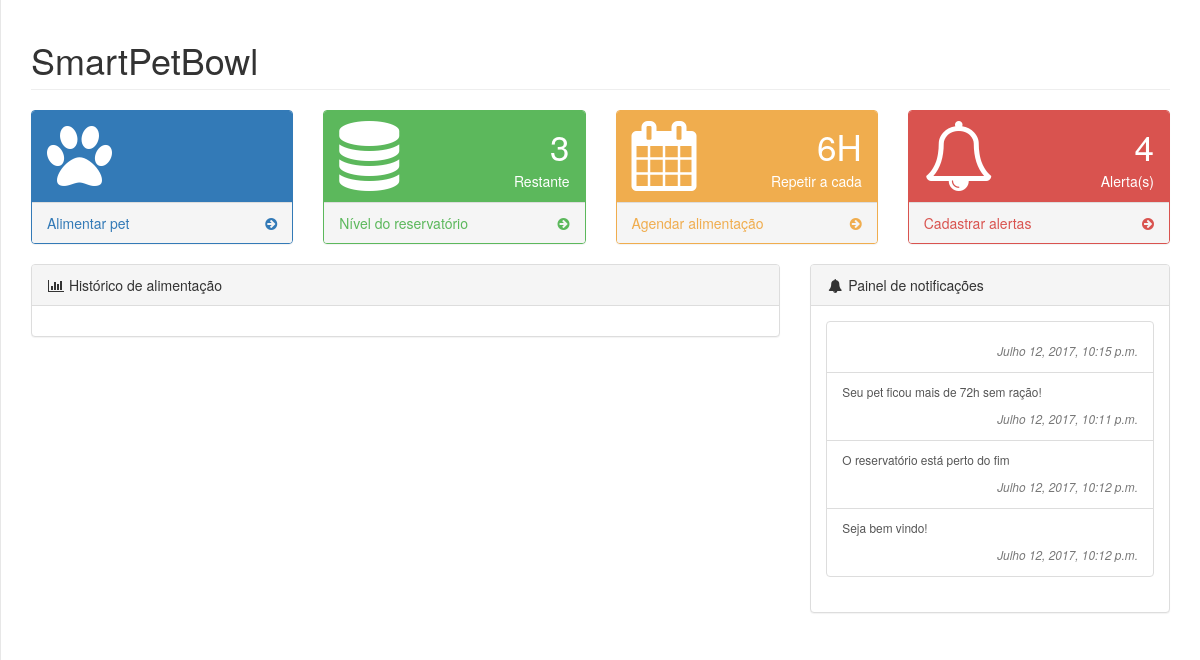
/, run on an earlier commit of the app's database.
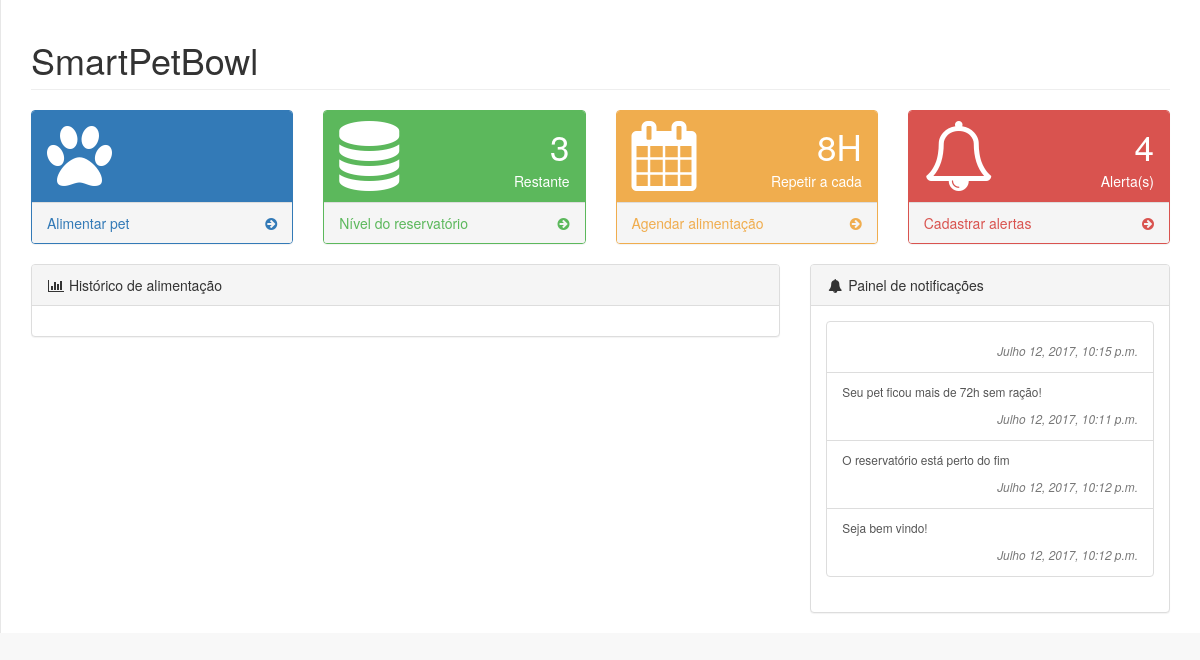
And on a later commit of the database.
### core/models.py (models this page shows)
class Reservatorio (models.Model):
	nivel = models.IntegerField ('Nivel')
	period = models.DateTimeField('Coletado em', auto_now_add=True)
	class Meta:
		verbose_name = 'Reservatório'
		verbose_name_plural = 'Coletas do reservatório'
		ordering = ['period']

class Agenda (models.Model):
	agenda = models.IntegerField ('A cada ')
	period = models.DateTimeField('Agendado em', auto_now_add=True)
	class Meta:
		verbose_name = 'Agendamento da dieta'
		verbose_name_plural = 'Histórico de agendamento'
		ordering = ['period']

### core/views.py (the view)
# urls.py: url(r'^$', index),
def index (request):
	if request.method == 'POST':
		form_reservatorio = ReservatorioForm(request.POST)
		form_agenda = AgendaForm(request.POST)
		form_alerta = AlertaForm (request.POST)
		if form_reservatorio.is_valid():
			nivel = form_reservatorio.cleaned_data['nivel']
			Reservatorio.objects.create(nivel = nivel)
		if form_agenda.is_valid():
			agenda = form_agenda.cleaned_data['agenda']
			Agenda.objects.create(agenda = agenda)
		if form_alerta.is_valid():
			email = form_alerta.cleaned_data ['email']
			Alerta.objects.create(email = email)
			envia(Alerta.objects.latest('period').email,'Seja bem vindo!')
	else:
		form_reservatorio = ReservatorioForm()
		form_agenda = AgendaForm()
		form_alerta = AlertaForm()
	reservatorio = Reservatorio.objects.latest ('period')
	agenda = Agenda.objects.latest ('period')
	alertas = Alerta.objects.all().order_by('-id')[:5]
	context = {
		'reservatorio' : reservatorio,
		'agenda' : agenda,
		'form_reservatorio' : form_reservatorio,
		'form_agenda' : form_agenda,
		'form_alerta' : form_alerta,
		'alertas' : alertas,
		'alertas_count' : Alerta.objects.all().count()
	}
	return render(request, 'index.html', context)

### core/templates/index.html (shortened to what the changed rows need)
{% load static %}
<!DOCTYPE html>
<html lang="pt-br">
<head>
    <link href="{% static '/vendor/bootstrap/css/bootstrap.min.css' %}" rel="stylesheet">
    <link href="{% static '/vendor/metisMenu/metisMenu.min.css' %}" rel="stylesheet">
    <link href="{% static '/dist/css/sb-admin-2.css' %}" rel="stylesheet">
    <link href="{% static '/vendor/morrisjs/morris.css' %}" rel="stylesheet">
    <link href="{% static '/vendor/font-awesome/css/font-awesome.min.css' %}" rel="stylesheet" type="text/css">
</head>
<body>
    <div id="wrapper">
        <div id="page-wrapper">
            <div class="row">
                <div class="col-lg-12">
                    <h1 class="page-header">SmartPetBowl</h1>
                </div>
            </div>
            <div class="row">
                <div class="col-lg-3 col-md-6">
                    <div class="panel panel-green">
                        <div class="panel-heading">
                            <div class="row">
                                <div class="col-xs-9 text-right">
                                    <div class="huge">{{ reservatorio.nivel }}</div>
                                    <div>Restante</div>
                                </div>
                            </div>
                        </div>
                    </div>
                </div>
                <div class="col-lg-3 col-md-6">
                    <div class="panel panel-yellow">
                        <div class="panel-heading">
                            <div class="row">
                                <div class="col-xs-9 text-right">
                                    <div class="huge">{{ agenda.agenda }}H</div>
                                    <div>Repetir a cada</div>
                                </div>
                            </div>
                        </div>
                    </div>
                </div>
            </div>
</body>
</html>

What changed in the data, as far as the page shows it:
no longer on this page (row unchanged): Agenda: agenda "6"
added Agenda: agenda "8"
